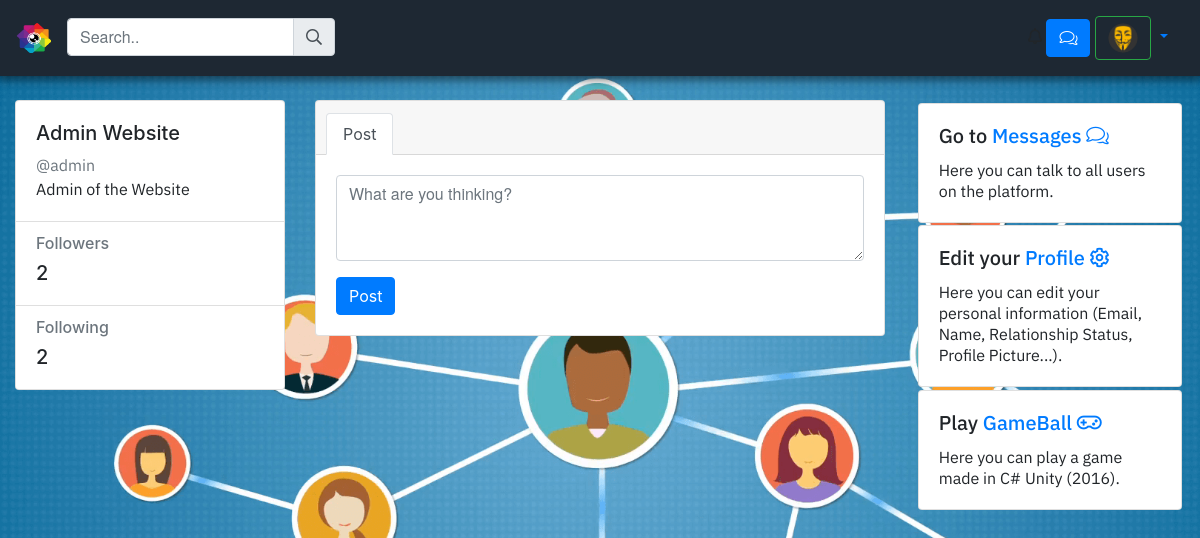
The app's page /home.php (signed in) with its own data.
### tables this page shows
CREATE TABLE `users` (
  `id` int(11) NOT NULL,
  `f_nome` mediumtext NOT NULL,
  `l_nome` mediumtext NOT NULL,
  `idade` int(11) NOT NULL,
  `email` varchar(60) NOT NULL,
  `username` varchar(30) NOT NULL,
  `password` varchar(255) NOT NULL,
  `sobre` varchar(255) NOT NULL DEFAULT 'Este utilizador ainda não alterou o Sobre.',
  `foto` varchar(255) NOT NULL DEFAULT 'imagens/avatar.png',
  `ativado` int(11) NOT NULL DEFAULT '0',
  `token` mediumtext NOT NULL,
  `ip` varchar(100) NOT NULL,
  `facebook` varchar(200) NOT NULL,
  `instagram` varchar(200) NOT NULL,
  `twitter` varchar(200) NOT NULL,
  `id_estado` int(11) NOT NULL
);

### home.php (the view, shortened to what this page needs)
<?php
include 'header.php';
$query = mysqli_query($link, "SELECT * FROM users WHERE id='".$_SESSION['user'][5]."' LIMIT 1");
$info = mysqli_fetch_assoc($query);
$id_user = $info['id'];
$username = $info['username'];
$f_nome = $info['f_nome'];
$l_nome = $info['l_nome'];
$sobre = $info['sobre'];
?>
</div>
<div class="container-fluid gedf-wrapper">
	<div class="row">
		<div class="col-md-3">
			<div class="card">
				<div class="card-body">
					<div class="h5"><?php echo $f_nome." ".$l_nome ?></div>
					<div class="h7 text-muted postbi">@<?php echo $username ?></div>
					<div class="h7 postbi"><?php echo $sobre; ?>
				</div>
			</div>
			<ul class="list-group list-group-flush">
				<li class="list-group-item">
					<div class="h6 text-muted postbi">Followers</div>
					<?php
					$query_1 = mysqli_query($link, "SELECT * FROM seguidores WHERE id_user='$id_user'");
					$query_2 = mysqli_query($link, "SELECT * FROM seguidores WHERE id_seguidor='$id_user'");
					?>
					<div class="h5"><?php echo mysqli_num_rows($query_1); ?></div>
				</li>
				<li class="list-group-item">
					<div class="h6 text-muted postbi">Following</div>
					<div class="h5"><?php echo mysqli_num_rows($query_2); ?></div>
				</li>
			</ul>
		</div>
	</div>
	<div class="col-md-6 gedf-main">
		<div class="card gedf-card">
			<div class="card-header">
				<ul class="nav nav-tabs card-header-tabs" id="myTab" role="tablist">
					<li class="nav-item">
						<a class="nav-link active" id="posts-tab" data-toggle="tab" href="#posts" role="tab" aria-controls="posts" aria-selected="true">Post</a>
					</li>
                    </ul>
                </div>
                <div class="card-body">
                	<div class="tab-content" id="myTabContent">
                		<div class="tab-pane fade show active" id="posts" role="tabpanel" aria-labelledby="posts-tab">
                			<div class="form-group">
                				<textarea class="form-control emoji" id="message" rows="3" placeholder="What are you thinking?"></textarea>
                			</div>
                		</div>
                	</div>
                	<div class="btn-toolbar justify-content-between">
                		<div class="btn-group">
                			<button type="submit" class="btn btn-primary" id="publicar">Post</button>
                		</div>
                    </div>
                </div>
            </div>
        </div>
        <div class="col-md-3">
        	<div class="card gedf-card" style="margin: 1%;">
        		<div class="card-body postbi">
        			<h5 class="card-title">Go to <a href="mensagens.php">Messages <i class="fal fa-comments"></i></a></h5>
        			<p class="card-text">Here you can talk to all users on the platform.</p>
        		</div>
        	</div>
        	<div class="card gedf-card" style="margin: 1%;">
        		<div class="card-body postbi">
        			<h5 class="card-title">Edit your <a href="settings.php">Profile <i class="far fa-cog"></i></a></h5>
        			<p class="card-text">Here you can edit your personal information (Email, Name, Relationship Status, Profile Picture...).</p>
        		</div>
        	</div>
        	<div class="card gedf-card" style="margin: 1%;">
        		<div class="card-body postbi">
        			<h5 class="card-title">Play <a href="gameball.php">GameBall <i class="far fa-gamepad"></i></a></h5>
        			<p class="card-text">Here you can play a game made in C# Unity (2016).</p>
        		</div>
        	</div>
        </div>
    </div>
    <?php include 'footer.php'; ?>

### header.php (shortened to what this page needs)
<?php
include 'codigo.php';
$pagina = basename($_SERVER['PHP_SELF']);
?>
<!DOCTYPE html>
<html lang="en-en">
<head>
	<link rel="stylesheet" href="https://cdnjs.cloudflare.com/ajax/libs/animate.css/3.5.2/animate.min.css">
	</head>
	<body id="body" <?php if (isset($_SESSION['user'])) { ?> style="background: url('bg.png'); background-repeat: no-repeat;
	background-attachment: fixed;
	background-position: center;
	background-size: cover" <?php } else { ?> data-vide-bg="motionplace" <?php } ?>>
	<nav class="navbar navbar-expand-lg navbar-light bg-light" style="background: rgba(30, 40, 51, 1) !important; box-shadow: 0px 0px 10px 3px rgba(0, 0, 0, 0.6);">
		<a class="navbar-brand" href="<?php if (isset($_SESSION['user']['5'])) { ?>home.php<?php } else { ?>index.php <?php } ?>" style="margin-right: 0;"><img src="logo_naked3.png" width="35" height="30" class="d-inline-block align-top" alt=""></a>
		<div class="collapse navbar-collapse" id="navbarSupportedContent">
			<ul class="navbar-nav mr-auto">
				<li class="nav-item active">
					<?php if (isset($_SESSION['user'])) { ?>
						<a class="nav-link" href="home.php"><i class="fas fa-home" style="color: #007bff;"></i> <span class="sr-only">(current)</span></a>
					<?php } ?>
				</li>
				<?php
				if (isset($_SESSION['user'])) {
					?>
					<li>
						<form name="pesquisa" method="POST" autocomplete="off">
							<div class="input-group">
								<input id="search_text" type="text" name="search" class="form-control" placeholder="Search.." onblur="pesquisar(this)">
								<div class="input-group-append">
									<span class="input-group-text" id="basic-addon1"><i class="far fa-search"></i></span>
								</div>
							</div>
						</form>
					</li>
					<?php
				}
				?>
			</ul>
			<?php
			if (isset($_SESSION['user'])) {
				?>
				<div style="display: inline-block;">
					<i class="far fa-bell"></i><span class="badge badge-light menino"><?php if (isset($_SESSION['notificacao'])) { echo $_SESSION['notificacao']; } ?></span>
					<a href="mensagens.php" class="btn btn-primary"><i class="fal fa-comments"></i></a>
				</div>
				<?php
			}
			?>
			<div class="dropdown show" style="padding-left: 5px;">
				<a class="nav-link dropdown-toggle" href="#" id="navbarDropdown" role="button" data-toggle="dropdown" aria-haspopup="true" aria-expanded="false" style="padding-left: 0;">
					<button class="btn btn-outline-success my-2 my-sm-0" type="submit">
						<?php
						if (isset($_SESSION['user'])) {
							$id = $username = $_SESSION['user'][5];
							$sel = mysqli_query($link, "SELECT foto FROM users WHERE id='$id'");
							$info_sel = mysqli_fetch_assoc($sel);
							$foto_header = $info_sel['foto'];
							if ($foto_header == "imagens/avatar.png") {
								echo '<i class="fas fa-user"></i>';
							} else {
								echo "<img data-src='$foto_header' class='img-responsive rounded-circle lazy_img' alt='Avatar' style='width: 30px;'>";
							}
						} else {
							echo '<i class="fas fa-user"></i>';
						}
						?>
					</button>
				</a>
			</div>
		</div>
	</nav>
<?php if ($pagina != "profile/") { echo "<div class='container' style='padding-top: 2%;'>"; } else { echo "<div class='container-fluid' style='padding-top: 2%; padding-right: 10%; padding-left: 10%;'>"; } ?>

### records on screen
users: foto (placeholder picture), f_nome "Admin", l_nome "Website", username "admin", sobre "Admin of the Website"

### other values on screen
mysqli_num_rows($query_1) "2"
mysqli_num_rows($query_2) "2"
